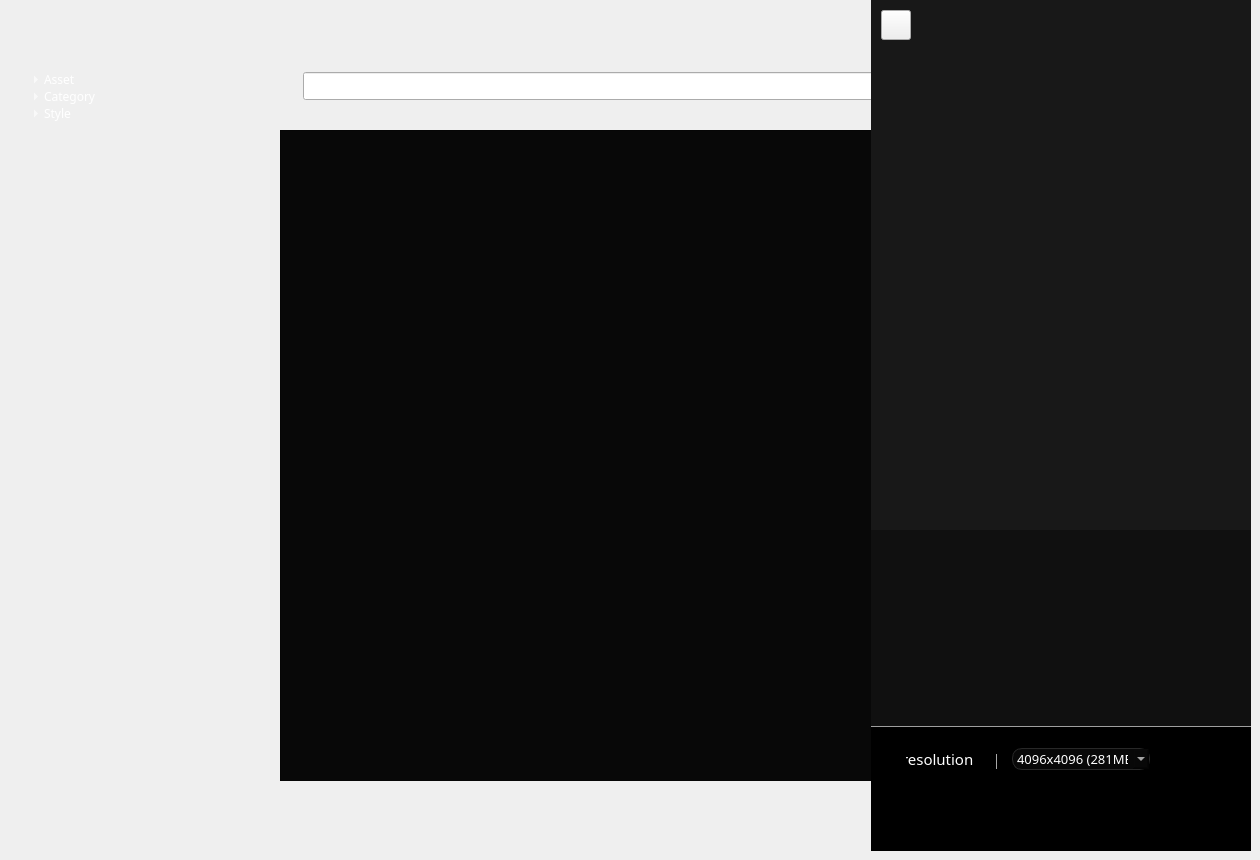
  <widget class="QWidget" name="centralwidget">
   <property name="sizePolicy">
    <sizepolicy hsizetype="Expanding" vsizetype="Expanding">
     <horstretch>0</horstretch>
     <verstretch>0</verstretch>
    </sizepolicy>
   </property>
   <widget class="QTableWidget" name="tableWidget">
    <property name="geometry">
     <rect>
      <x>280</x>
      <y>130</y>
      <width>971</width>
      <height>651</height>
     </rect>
    </property>
    <property name="sizePolicy">
     <sizepolicy hsizetype="Preferred" vsizetype="Expanding">
      <horstretch>0</horstretch>
      <verstretch>0</verstretch>
     </sizepolicy>
    </property>
    <property name="font">
     <font>
      <family>Pretendard</family>
     </font>
    </property>
    <property name="focusPolicy">
     <enum>Qt::NoFocus</enum>
    </property>
    <property name="styleSheet">
     <string notr="true">background: #080808;

</string>
    </property>
    <property name="verticalScrollBarPolicy">
     <enum>Qt::ScrollBarAsNeeded</enum>
    </property>
    <property name="horizontalScrollBarPolicy">
     <enum>Qt::ScrollBarAsNeeded</enum>
    </property>
    <property name="sizeAdjustPolicy">
     <enum>QAbstractScrollArea::AdjustIgnored</enum>
    </property>
    <property name="autoScroll">
     <bool>false</bool>
    </property>
    <property name="autoScrollMargin">
     <number>0</number>
    </property>
    <property name="textElideMode">
     <enum>Qt::ElideLeft</enum>
    </property>
    <property name="showGrid">
     <bool>true</bool>
    </property>
    <property name="columnCount">
     <number>5</number>
    </property>
    <attribute name="horizontalHeaderVisible">
     <bool>false</bool>
    </attribute>
    <attribute name="horizontalHeaderDefaultSectionSize">
     <number>180</number>
    </attribute>
    <attribute name="horizontalHeaderHighlightSections">
     <bool>false</bool>
    </attribute>
    <attribute name="verticalHeaderVisible">
     <bool>false</bool>
    </attribute>
    <attribute name="verticalHeaderMinimumSectionSize">
     <number>180</number>
    </attribute>
    <attribute name="verticalHeaderDefaultSectionSize">
     <number>180</number>
    </attribute>
    <attribute name="verticalHeaderHighlightSections">
     <bool>false</bool>
    </attribute>
    <column>
     <property name="text">
      <string>New Column</string>
     </property>
     <property name="font">
      <font>
       <family>Pretendard</family>
      </font>
     </property>
    </column>
    <column>
     <property name="text">
      <string>New Column</string>
     </property>
     <property name="font">
      <font>
       <family>Pretendard</family>
      </font>
     </property>
    </column>
    <column>
     <property name="text">
      <string>New Column</string>
     </property>
     <property name="font">
      <font>
       <family>Pretendard</family>
      </font>
     </property>
    </column>
    <column/>
    <column/>
   </widget>
   <widget class="QLabel" name="label">
    <property name="geometry">
     <rect>
      <x>0</x>
      <y>0</y>
      <width>1251</width>
      <height>801</height>
     </rect>
    </property>
    <property name="styleSheet">
     <string notr="true">background-image: url('/home/llly/spirit/source/bg.png');
background-repeat: no-repeat; 
background-position: center;  
border: none;              
color:#ffffff;

background-color: transparent;</string>
    </property>
    <property name="text">
     <string/>
    </property>
   </widget>
   <widget class="QLabel" name="user_num">
    <property name="geometry">
     <rect>
      <x>1133</x>
      <y>12</y>
      <width>63</width>
      <height>31</height>
     </rect>
    </property>
    <property name="font">
     <font>
      <family>Pretendard</family>
      <pointsize>9</pointsize>
     </font>
    </property>
    <property name="styleSheet">
     <string notr="true">background:transmission;
color:#A2A2A2;</string>
    </property>
    <property name="text">
     <string/>
    </property>
   </widget>
   <widget class="QComboBox" name="comboBox">
    <property name="geometry">
     <rect>
      <x>1104</x>
      <y>70</y>
      <width>111</width>
      <height>31</height>
     </rect>
    </property>
    <property name="styleSheet">
     <string notr="true">QComboBox {
    background: #000000;
    color: white;
    border: 0.5px solid #383838;
    border-radius: 5px;
}

QComboBox QAbstractItemView {
    background-color:#181818; /* 배경 빨간색 */
    color: white;
    selection-background-color: #080808;
    selection-color: white;
    

    border:0.5px solid #383838; /* 테두리도 배경과 같은 색으로 */

}</string>
    </property>
    <property name="currentText">
     <string>최신순</string>
    </property>
    <item>
     <property name="text">
      <string>최신순</string>
     </property>
    </item>
    <item>
     <property name="text">
      <string>오래된 순</string>
     </property>
    </item>
    <item>
     <property name="text">
      <string>다운로드 순</string>
     </property>
    </item>
   </widget>
   <widget class="QTreeWidget" name="treeWidget">
    <property name="geometry">
     <rect>
      <x>30</x>
      <y>70</y>
      <width>181</width>
      <height>671</height>
     </rect>
    </property>
    <property name="font">
     <font>
      <family>Pretendard</family>
     </font>
    </property>
    <property name="toolTip">
     <string notr="true"/>
    </property>
    <property name="statusTip">
     <string notr="true"/>
    </property>
    <property name="whatsThis">
     <string notr="true"/>
    </property>
    <property name="accessibleName">
     <string notr="true"/>
    </property>
    <property name="accessibleDescription">
     <string notr="true"/>
    </property>
    <property name="styleSheet">
     <string notr="true">background: transparent;
color:#ffffff;
</string>
    </property>
    <property name="editTriggers">
     <set>QAbstractItemView::NoEditTriggers</set>
    </property>
    <property name="selectionMode">
     <enum>QAbstractItemView::NoSelection</enum>
    </property>
    <property name="indentation">
     <number>10</number>
    </property>
    <property name="uniformRowHeights">
     <bool>true</bool>
    </property>
    <property name="itemsExpandable">
     <bool>true</bool>
    </property>
    <property name="animated">
     <bool>true</bool>
    </property>
    <attribute name="headerVisible">
     <bool>false</bool>
    </attribute>
    <attribute name="headerMinimumSectionSize">
     <number>50</number>
    </attribute>
    <column>
     <property name="text">
      <string>New Column</string>
     </property>
    </column>
    <item>
     <property name="text">
      <string>Asset</string>
     </property>
     <property name="font">
      <font>
       <family>Pretendard</family>
      </font>
     </property>
     <property name="flags">
      <set>ItemIsSelectable|ItemIsDragEnabled|ItemIsDropEnabled|ItemIsEnabled</set>
     </property>
     <item>
      <property name="text">
       <string>3D Model</string>
      </property>
      <property name="font">
       <font>
        <family>Pretendard Variable</family>
        <pointsize>10</pointsize>
       </font>
      </property>
     </item>
     <item>
      <property name="text">
       <string>Material</string>
      </property>
      <property name="font">
       <font>
        <family>Pretendard Variable</family>
        <pointsize>10</pointsize>
       </font>
      </property>
     </item>
     <item>
      <property name="text">
       <string>HDRI</string>
      </property>
      <property name="font">
       <font>
        <family>Pretendard Variable</family>
        <pointsize>10</pointsize>
       </font>
      </property>
     </item>
     <item>
      <property name="text">
       <string>Texture</string>
      </property>
      <property name="font">
       <font>
        <family>Pretendard Variable</family>
        <pointsize>10</pointsize>
       </font>
      </property>
     </item>
    </item>
    <item>
     <property name="text">
      <string>Category</string>
     </property>
     <property name="font">
      <font>
       <family>Pretendard Variable</family>
      </font>
     </property>
     <property name="flags">
      <set>ItemIsSelectable|ItemIsDragEnabled|ItemIsDropEnabled|ItemIsEnabled</set>
     </property>
     <item>
      <property name="text">
       <string>Character</string>
      </property>
      <property name="font">
       <font>
        <family>Pretendard Variable</family>
        <pointsize>10</pointsize>
       </font>
      </property>
     </item>
     <item>
      <property name="text">
       <string>Environment</string>
      </property>
      <property name="font">
       <font>
        <family>Pretendard Variable</family>
        <pointsize>10</pointsize>
       </font>
      </property>
     </item>
     <item>
      <property name="text">
       <string>Prop</string>
      </property>
      <property name="font">
       <font>
        <family>Pretendard Variable</family>
        <pointsize>10</pointsize>
       </font>
      </property>
     </item>
     <item>
      <property name="text">
       <string>Vehicle</string>
      </property>
      <property name="font">
       <font>
        <family>Pretendard Variable</family>
        <pointsize>10</pointsize>
       </font>
      </property>
     </item>
     <item>
      <property name="text">
       <string>Weapon</string>
      </property>
      <property name="font">
       <font>
        <family>Pretendard Variable</family>
        <pointsize>10</pointsize>
       </font>
      </property>
     </item>
     <item>
      <property name="text">
       <string>Architecture</string>
      </property>
      <property name="font">
       <font>
        <family>Pretendard Variable</family>
        <pointsize>10</pointsize>
       </font>
      </property>
     </item>
     <item>
      <property name="text">
       <string>Others</string>
      </property>
      <property name="font">
       <font>
        <family>Pretendard Variable</family>
        <pointsize>10</pointsize>
       </font>
      </property>
     </item>
    </item>
    <item>
     <property name="text">
      <string>Style</string>
     </property>
     <property name="font">
      <font>
       <family>Pretendard Variable</family>
      </font>
     </property>
     <property name="flags">
      <set>ItemIsSelectable|ItemIsDragEnabled|ItemIsDropEnabled|ItemIsEnabled</set>
     </property>
     <item>
      <property name="text">
       <string>Realistic</string>
      </property>
      <property name="font">
       <font>
        <family>Pretendard Variable</family>
        <pointsize>10</pointsize>
       </font>
      </property>
     </item>
     <item>
      <property name="text">
       <string>Stylized</string>
      </property>
      <property name="font">
       <font>
        <family>Pretendard Variable</family>
        <pointsize>10</pointsize>
       </font>
      </property>
     </item>
     <item>
      <property name="text">
       <string>Procedural</string>
      </property>
      <property name="font">
       <font>
        <family>Pretendard Variable</family>
        <pointsize>10</pointsize>
       </font>
      </property>
     </item>
    </item>
   </widget>
   <widget class="QLabel" name="toggle_btn">
    <property name="geometry">
     <rect>
      <x>950</x>
      <y>67</y>
      <width>115</width>
      <height>37</height>
     </rect>
    </property>
    <property name="styleSheet">
     <string notr="true">background: transmission;</string>
    </property>
    <property name="text">
     <string/>
    </property>
   </widget>
   <widget class="QPushButton" name="toggle_btn_touch_area">
    <property name="geometry">
     <rect>
      <x>949</x>
      <y>64</y>
      <width>121</width>
      <height>41</height>
     </rect>
    </property>
    <property name="styleSheet">
     <string notr="true">QPushButton {
    background: transparent;  /* 배경 투명 */
    border: none;  /* 테두리 제거 */
}</string>
    </property>
    <property name="text">
     <string/>
    </property>
   </widget>
   <widget class="QLineEdit" name="search">
    <property name="geometry">
     <rect>
      <x>303</x>
      <y>72</y>
      <width>631</width>
      <height>28</height>
     </rect>
    </property>
    <property name="font">
     <font>
      <family>Pretendard</family>
     </font>
    </property>
    <property name="layoutDirection">
     <enum>Qt::LeftToRight</enum>
    </property>
    <property name="styleSheet">
     <string notr="true"/>
    </property>
   </widget>
   <widget class="QStackedWidget" name="stackedWidget">
    <property name="geometry">
     <rect>
      <x>871</x>
      <y>0</y>
      <width>380</width>
      <height>851</height>
     </rect>
    </property>
    <property name="frameShape">
     <enum>QFrame::NoFrame</enum>
    </property>
    <property name="currentIndex">
     <number>0</number>
    </property>
    <widget class="QWidget" name="page_3">
     <widget class="QPushButton" name="exit_btn">
      <property name="geometry">
       <rect>
        <x>10</x>
        <y>10</y>
        <width>30</width>
        <height>30</height>
       </rect>
      </property>
      <property name="font">
       <font>
        <family>PT Sans</family>
        <pointsize>24</pointsize>
        <weight>50</weight>
        <bold>false</bold>
       </font>
      </property>
      <property name="styleSheet">
       <string notr="true"/>
      </property>
      <property name="text">
       <string/>
      </property>
      <property name="icon">
       <iconset>
        <normaloff>../../../../../../nas/spirit/asset_project/source/ic___white.png</normaloff>../../../../../../nas/spirit/asset_project/source/ic___white.png</iconset>
      </property>
      <property name="iconSize">
       <size>
        <width>30</width>
        <height>30</height>
       </size>
      </property>
     </widget>
     <widget class="QLabel" name="name">
      <property name="geometry">
       <rect>
        <x>100</x>
        <y>400</y>
        <width>63</width>
        <height>19</height>
       </rect>
      </property>
      <property name="styleSheet">
       <string notr="true">color: #ffffff</string>
      </property>
      <property name="text">
       <string/>
      </property>
     </widget>
     <widget class="QPushButton" name="image_l_btn">
      <property name="geometry">
       <rect>
        <x>20</x>
        <y>360</y>
        <width>71</width>
        <height>71</height>
       </rect>
      </property>
      <property name="font">
       <font>
        <family>PT Sans</family>
        <pointsize>24</pointsize>
        <weight>50</weight>
        <bold>false</bold>
       </font>
      </property>
      <property name="styleSheet">
       <string notr="true">QPushButton {
    background: transparent;  /* 버튼 배경을 투명하게 설정 */
    border: none;             /* 테두리 없애기 (필요 시) */
    background-attachment: fixed;  /* 배경 이미지가 창 크기 변경 시 고정됨 */
    padding: 0px;                  /* 여백 제거 */
    margin: 0px;                   /* 여백 제거 */
    alignment: center;  
}
</string>
      </property>
      <property name="text">
       <string/>
      </property>
     </widget>
     <widget class="QPushButton" name="image_r_btn">
      <property name="geometry">
       <rect>
        <x>300</x>
        <y>360</y>
        <width>71</width>
        <height>71</height>
       </rect>
      </property>
      <property name="font">
       <font>
        <family>PT Sans</family>
        <pointsize>24</pointsize>
        <weight>50</weight>
        <bold>false</bold>
       </font>
      </property>
      <property name="styleSheet">
       <string notr="true">QPushButton {
    background: transparent;  /* 버튼 배경을 투명하게 설정 */
    border: none;             /* 테두리 없애기 (필요 시) */
    background-attachment: fixed;  /* 배경 이미지가 창 크기 변경 시 고정됨 */
    padding: 0px;                  /* 여백 제거 */
    margin: 0px;                   /* 여백 제거 */
    alignment: center;  
}
</string>
      </property>
      <property name="text">
       <string/>
      </property>
     </widget>
     <widget class="QStackedWidget" name="stackedWidget_2">
      <property name="geometry">
       <rect>
        <x>0</x>
        <y>53</y>
        <width>380</width>
        <height>291</height>
       </rect>
      </property>
      <widget class="QWidget" name="page"/>
      <widget class="QWidget" name="page_2"/>
     </widget>
     <widget class="QLabel" name="info_list_bar_s">
      <property name="geometry">
       <rect>
        <x>20</x>
        <y>360</y>
        <width>340</width>
        <height>71</height>
       </rect>
      </property>
      <property name="text">
       <string/>
      </property>
     </widget>
     <widget class="QLabel" name="info_name">
      <property name="geometry">
       <rect>
        <x>45</x>
        <y>10</y>
        <width>291</width>
        <height>31</height>
       </rect>
      </property>
      <property name="font">
       <font>
        <family>Pretendard</family>
        <pointsize>13</pointsize>
       </font>
      </property>
      <property name="styleSheet">
       <string notr="true">color:#ffffff;</string>
      </property>
      <property name="text">
       <string/>
      </property>
     </widget>
     <widget class="QWidget" name="horizontalLayoutWidget">
      <property name="geometry">
       <rect>
        <x>74</x>
        <y>367</y>
        <width>233</width>
        <height>51</height>
       </rect>
      </property>
      <layout class="QHBoxLayout" name="image_widget_s">
       <property name="spacing">
        <number>0</number>
       </property>
       <property name="sizeConstraint">
        <enum>QLayout::SetDefaultConstraint</enum>
       </property>
       <property name="topMargin">
        <number>0</number>
       </property>
      </layout>
     </widget>
     <widget class="QPushButton" name="like_btn">
      <property name="geometry">
       <rect>
        <x>302</x>
        <y>6</y>
        <width>40</width>
        <height>40</height>
       </rect>
      </property>
      <property name="font">
       <font>
        <family>PT Sans</family>
        <pointsize>24</pointsize>
        <weight>50</weight>
        <bold>false</bold>
       </font>
      </property>
      <property name="styleSheet">
       <string notr="true">QPushButton {
    background: transparent;  /* 버튼 배경을 투명하게 설정 */
    border: none;             /* 테두리 없애기 (필요 시) */
    background-attachment: fixed;  /* 배경 이미지가 창 크기 변경 시 고정됨 */
    padding: 0px;                  /* 여백 제거 */
    margin: 0px;                   /* 여백 제거 */
    alignment: center;  
}
</string>
      </property>
      <property name="text">
       <string/>
      </property>
      <property name="iconSize">
       <size>
        <width>40</width>
        <height>40</height>
       </size>
      </property>
     </widget>
     <widget class="QPushButton" name="exit_btn_3">
      <property name="geometry">
       <rect>
        <x>349</x>
        <y>16</y>
        <width>20</width>
        <height>20</height>
       </rect>
      </property>
      <property name="font">
       <font>
        <family>PT Sans</family>
        <pointsize>24</pointsize>
        <weight>50</weight>
        <bold>false</bold>
       </font>
      </property>
      <property name="styleSheet">
       <string notr="true">QPushButton {
    background: transparent;  /* 버튼 배경을 투명하게 설정 */
    border: none;             /* 테두리 없애기 (필요 시) */
    background-attachment: fixed;  /* 배경 이미지가 창 크기 변경 시 고정됨 */
    padding: 0px;                  /* 여백 제거 */
    margin: 0px;                   /* 여백 제거 */
    alignment: center;  
}
</string>
      </property>
      <property name="text">
       <string/>
      </property>
      <property name="icon">
       <iconset>
        <normaloff>../../../../../nas/spirit/asset_project/source/more_icon.png</normaloff>../../../../../nas/spirit/asset_project/source/more_icon.png</iconset>
      </property>
      <property name="iconSize">
       <size>
        <width>20</width>
        <height>20</height>
       </size>
      </property>
     </widget>
     <widget class="QLabel" name="description">
      <property name="geometry">
       <rect>
        <x>20</x>
        <y>477</y>
        <width>339</width>
        <height>20</height>
       </rect>
      </property>
      <property name="font">
       <font>
        <family>Pretendard</family>
        <pointsize>9</pointsize>
        <weight>50</weight>
        <bold>false</bold>
       </font>
      </property>
      <property name="styleSheet">
       <string notr="true">color:#c7c7c7;</string>
      </property>
      <property name="text">
       <string/>
      </property>
     </widget>
     <widget class="QLabel" name="asset_type">
      <property name="geometry">
       <rect>
        <x>20</x>
        <y>500</y>
        <width>339</width>
        <height>20</height>
       </rect>
      </property>
      <property name="font">
       <font>
        <family>Pretendard</family>
        <pointsize>9</pointsize>
        <weight>50</weight>
        <bold>false</bold>
       </font>
      </property>
      <property name="styleSheet">
       <string notr="true">color:#C7C7C7;</string>
      </property>
      <property name="text">
       <string/>
      </property>
     </widget>
     <widget class="QLabel" name="info_name_2">
      <property name="geometry">
       <rect>
        <x>20</x>
        <y>440</y>
        <width>291</width>
        <height>31</height>
       </rect>
      </property>
      <property name="font">
       <font>
        <family>Sans</family>
        <pointsize>15</pointsize>
        <weight>75</weight>
        <bold>true</bold>
       </font>
      </property>
      <property name="styleSheet">
       <string notr="true">color:#ffffff;</string>
      </property>
      <property name="text">
       <string/>
      </property>
     </widget>
     <widget class="QWidget" name="horizontalLayoutWidget_2">
      <property name="geometry">
       <rect>
        <x>19</x>
        <y>553</y>
        <width>341</width>
        <height>31</height>
       </rect>
      </property>
      <layout class="QHBoxLayout" name="horizontalLayout">
       <property name="spacing">
        <number>12</number>
       </property>
       <property name="sizeConstraint">
        <enum>QLayout::SetMinAndMaxSize</enum>
       </property>
       <item>
        <widget class="QLabel" name="license_type">
         <property name="font">
          <font>
           <family>Pretendard</family>
           <pointsize>10</pointsize>
          </font>
         </property>
         <property name="styleSheet">
          <string notr="true">color:#ffffff;</string>
         </property>
         <property name="text">
          <string/>
         </property>
         <property name="alignment">
          <set>Qt::AlignCenter</set>
         </property>
        </widget>
       </item>
       <item>
        <widget class="QLabel" name="style_area">
         <property name="font">
          <font>
           <family>Pretendard</family>
           <pointsize>10</pointsize>
          </font>
         </property>
         <property name="styleSheet">
          <string notr="true">color:#ffffff;</string>
         </property>
         <property name="text">
          <string/>
         </property>
         <property name="alignment">
          <set>Qt::AlignCenter</set>
         </property>
        </widget>
       </item>
       <item>
        <widget class="QLabel" name="category">
         <property name="font">
          <font>
           <family>Pretendard</family>
           <pointsize>10</pointsize>
          </font>
         </property>
         <property name="styleSheet">
          <string notr="true">color:#ffffff;</string>
         </property>
         <property name="text">
          <string/>
         </property>
         <property name="alignment">
          <set>Qt::AlignCenter</set>
         </property>
        </widget>
       </item>
      </layout>
     </widget>
     <widget class="QLabel" name="label_3">
      <property name="geometry">
       <rect>
        <x>0</x>
        <y>-10</y>
        <width>391</width>
        <height>631</height>
       </rect>
      </property>
      <property name="styleSheet">
       <string notr="true">background-color:#181818;</string>
      </property>
      <property name="text">
       <string/>
      </property>
     </widget>
     <widget class="QWidget" name="verticalLayoutWidget">
      <property name="geometry">
       <rect>
        <x>29</x>
        <y>608</y>
        <width>321</width>
        <height>91</height>
       </rect>
      </property>
      <layout class="QVBoxLayout" name="verticalLayout">
       <property name="spacing">
        <number>8</number>
       </property>
       <item>
        <widget class="QLabel" name="creator">
         <property name="font">
          <font>
           <family>Pretendard</family>
           <pointsize>10</pointsize>
          </font>
         </property>
         <property name="styleSheet">
          <string notr="true">color:#717171;</string>
         </property>
         <property name="text">
          <string/>
         </property>
        </widget>
       </item>
       <item>
        <widget class="QLabel" name="downloads">
         <property name="font">
          <font>
           <family>Pretendard</family>
           <pointsize>10</pointsize>
          </font>
         </property>
         <property name="styleSheet">
          <string notr="true">color:#717171;</string>
         </property>
         <property name="text">
          <string/>
         </property>
        </widget>
       </item>
       <item>
        <widget class="QLabel" name="create_at">
         <property name="font">
          <font>
           <family>Pretendard</family>
           <pointsize>10</pointsize>
          </font>
         </property>
         <property name="styleSheet">
          <string notr="true">color:#717171;</string>
         </property>
         <property name="text">
          <string/>
         </property>
        </widget>
       </item>
       <item>
        <widget class="QLabel" name="update_up">
         <property name="font">
          <font>
           <family>Pretendard</family>
           <pointsize>10</pointsize>
          </font>
         </property>
         <property name="styleSheet">
          <string notr="true">color:#717171;</string>
         </property>
         <property name="text">
          <string/>
         </property>
        </widget>
       </item>
      </layout>
     </widget>
     <widget class="QComboBox" name="comboBox_3">
      <property name="geometry">
       <rect>
        <x>141</x>
        <y>748</y>
        <width>161</width>
        <height>31</height>
       </rect>
      </property>
      <property name="font">
       <font>
        <family>Pretendard</family>
        <pointsize>10</pointsize>
       </font>
      </property>
      <property name="layoutDirection">
       <enum>Qt::LeftToRight</enum>
      </property>
      <property name="styleSheet">
       <string notr="true">QComboBox {
    background: #080808;
 	color:#ffffff;
    border: 0.5px solid #282828;
    border-radius: 10px;
}

QComboBox QAbstractItemView {
    background-color:#181818; /* 배경 빨간색 */
    color: white;
    selection-background-color: #080808;
    selection-color: white;
    

    border:0.5px solid #383838; /* 테두리도 배경과 같은 색으로 */

}</string>
      </property>
      <property name="currentText">
       <string>4096x4096 (281MB)</string>
      </property>
      <property name="sizeAdjustPolicy">
       <enum>QComboBox::AdjustToContents</enum>
      </property>
      <item>
       <property name="text">
        <string>4096x4096 (281MB)</string>
       </property>
      </item>
      <item>
       <property name="text">
        <string>2048 x2048 (141MB)</string>
       </property>
      </item>
      <item>
       <property name="text">
        <string>1024 x1024 (70MB)</string>
       </property>
      </item>
     </widget>
     <widget class="QLabel" name="label_4">
      <property name="geometry">
       <rect>
        <x>35</x>
        <y>728</y>
        <width>91</width>
        <height>41</height>
       </rect>
      </property>
      <property name="font">
       <font>
        <family>Pretendard</family>
        <pointsize>11</pointsize>
       </font>
      </property>
      <property name="styleSheet">
       <string notr="true">color:#ffffff;</string>
      </property>
      <property name="text">
       <string>
resolution     |</string>
      </property>
      <property name="alignment">
       <set>Qt::AlignCenter</set>
      </property>
     </widget>
     <widget class="QPushButton" name="download_btn">
      <property name="geometry">
       <rect>
        <x>320</x>
        <y>747</y>
        <width>20</width>
        <height>20</height>
       </rect>
      </property>
      <property name="font">
       <font>
        <family>PT Sans</family>
        <pointsize>24</pointsize>
        <weight>50</weight>
        <bold>false</bold>
       </font>
      </property>
      <property name="styleSheet">
       <string notr="true">QPushButton {
    background: transparent;  /* 버튼 배경을 투명하게 설정 */
    border: none;             /* 테두리 없애기 (필요 시) */
    background-attachment: fixed;  /* 배경 이미지가 창 크기 변경 시 고정됨 */
    padding: 0px;                  /* 여백 제거 */
    margin: 0px;                   /* 여백 제거 */
    alignment: center;  
}
</string>
      </property>
      <property name="text">
       <string/>
      </property>
      <property name="icon">
       <iconset>
        <normaloff>../../../../../nas/spirit/asset_project/source/download.png</normaloff>../../../../../nas/spirit/asset_project/source/download.png</iconset>
      </property>
      <property name="iconSize">
       <size>
        <width>24</width>
        <height>24</height>
       </size>
      </property>
     </widget>
     <widget class="Line" name="line">
      <property name="geometry">
       <rect>
        <x>0</x>
        <y>717</y>
        <width>391</width>
        <height>20</height>
       </rect>
      </property>
      <property name="styleSheet">
       <string notr="true">c</string>
      </property>
      <property name="frameShadow">
       <enum>QFrame::Sunken</enum>
      </property>
      <property name="lineWidth">
       <number>1</number>
      </property>
      <property name="orientation">
       <enum>Qt::Horizontal</enum>
      </property>
     </widget>
     <widget class="QLabel" name="label_2">
      <property name="geometry">
       <rect>
        <x>0</x>
        <y>530</y>
        <width>390</width>
        <height>330</height>
       </rect>
      </property>
      <property name="styleSheet">
       <string notr="true">background-color:#101010;</string>
      </property>
      <property name="text">
       <string/>
      </property>
     </widget>
     <widget class="QLabel" name="label_5">
      <property name="geometry">
       <rect>
        <x>-10</x>
        <y>727</y>
        <width>392</width>
        <height>330</height>
       </rect>
      </property>
      <property name="styleSheet">
       <string notr="true">background-color:#000000;</string>
      </property>
      <property name="text">
       <string/>
      </property>
     </widget>
     <zorder>label_3</zorder>
     <zorder>label_2</zorder>
     <zorder>exit_btn</zorder>
     <zorder>name</zorder>
     <zorder>stackedWidget_2</zorder>
     <zorder>info_list_bar_s</zorder>
     <zorder>info_name</zorder>
     <zorder>image_l_btn</zorder>
     <zorder>image_r_btn</zorder>
     <zorder>horizontalLayoutWidget</zorder>
     <zorder>like_btn</zorder>
     <zorder>exit_btn_3</zorder>
     <zorder>description</zorder>
     <zorder>asset_type</zorder>
     <zorder>info_name_2</zorder>
     <zorder>horizontalLayoutWidget_2</zorder>
     <zorder>verticalLayoutWidget</zorder>
     <zorder>line</zorder>
     <zorder>label_5</zorder>
     <zorder>download_btn</zorder>
     <zorder>comboBox_3</zorder>
     <zorder>label_4</zorder>
    </widget>
    <widget class="QWidget" name="page_4"/>
   </widget>
   <zorder>label</zorder>
   <zorder>tableWidget</zorder>
   <zorder>user_num</zorder>
   <zorder>comboBox</zorder>
   <zorder>treeWidget</zorder>
   <zorder>toggle_btn</zorder>
   <zorder>toggle_btn_touch_area</zorder>
   <zorder>search</zorder>
   <zorder>stackedWidget</zorder>
  </widget>
